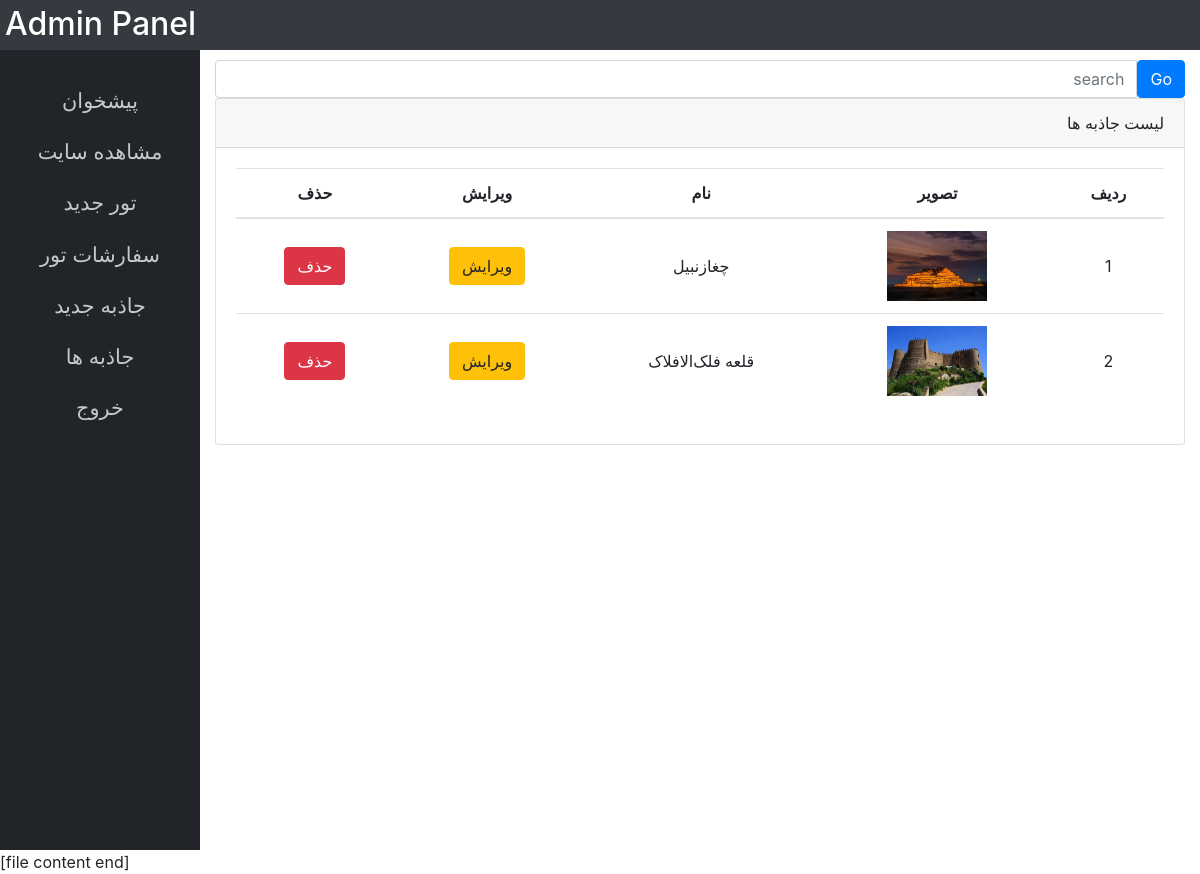
The page /panel-admin/jazebeha.php on the database as committed earlier.
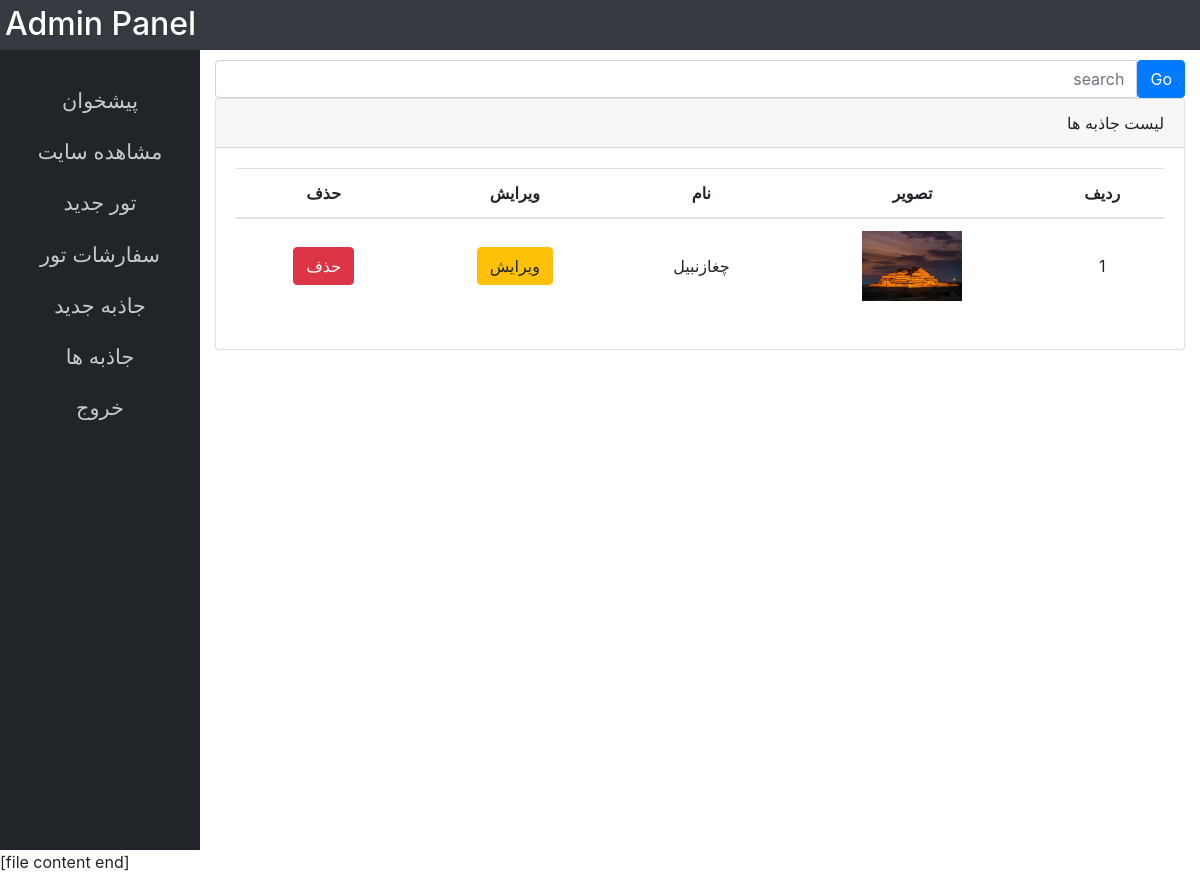
The same page on the database as committed later.
### tables this page shows
CREATE TABLE `jazebe` (
  `j_id` int(11) NOT NULL,
  `title` varchar(100) NOT NULL,
  `description` text NOT NULL,
  `image_path` varchar(255) DEFAULT NULL,
  `updated_at` datetime DEFAULT NULL
);

### panel-admin/jazebeha.php (the view, shortened to what this page needs)
<!DOCTYPE html>
<html lang="en">
<head>
    <link rel="stylesheet" href="css/bootstrap.min.css">
    <link rel="stylesheet" href="style.css">
</head>
<body>
<nav class="nav top-bar">
    <h2 class="float-left">Admin Panel</h2>
</nav>
<div class="container-fluid">
    <div class="row admin-panel">
        <div class="col-2">
            <div class="list-item">
                <a href="index.php">پیشخوان</a>
                <a href="../index.html">مشاهده سایت</a>
                <a href="add-new-tour.html">تور جدید</a>
                <a href="orders.php">سفارشات تور</a>
                <a href="add-new-jazebe.html">جاذبه جدید</a>
                <a href="jazebeha.php">جاذبه ها</a>
                <a href="../php/logout.php">خروج</a>
            </div>
        </div>
        <div class="col-10">
          <form action="jazebeha.php" method="get">
                        <div class="input-group">
                            <input type="text" placeholder="search" name="search" class="form-control" value="<?php echo isset($_GET['search']) ? htmlspecialchars($_GET['search']) : ''; ?>">
                            <button class="btn btn-primary" name="search-btn">Go</button>
                        </div>
                    </form>
                <div class="card mb-3">
                    <div class="card-header">
                        لیست جاذبه ها
                    </div>
                    <div class="card-body">
                        <div class="table-responsive">
                            <table class="table float-right" style="direction: rtl">
                                <thead>
                                <tr>
                                    <th>ردیف</th>
                                    <th>تصویر</th>
                                    <th>نام</th>
                                    <th>ویرایش</th>
                                    <th>حذف</th>
                                </tr>
                                </thead>
                                <tbody>
                                <?php
                                $servername = "localhost";
                                $username = "root";
                                $password = "";
                                $dbname = "my_tourist_db";
                                $conn = new mysqli($servername, $username, $password, $dbname);
                                $conn->set_charset("utf8");
                                $sql = "SELECT * FROM jazebe";
                                $sql .= " ORDER BY j_id DESC";
                                $result = $conn->query($sql);
                                if ($result && $result->num_rows > 0) {
                                    $counter = 1;
                                    while($row = $result->fetch_assoc()) {
                                        $id = $row['j_id'];
                                        $title = htmlspecialchars($row['title']);
                                        $image_path = $row['image_path'];
                                        $image_src = "admin-images/default.jpg";
                                        if (!empty($image_path) && file_exists("../" . $image_path)) {
                                            $image_src = "../" . $image_path;
                                        } elseif (!empty($image_path)) {
                                            $image_src = $image_path;
                                        }
                                        ?>
                                        <tr>
                                            <td><?php echo $counter; ?></td>
                                            <td><img src="<?php echo $image_src; ?>" width="100px" height="70px" onerror="this.src='admin-images/default.jpg'"></td>
                                            <td><?php echo $title; ?></td>
                                              <td>
                                                <a href="edit-jazebe.php?id=<?php echo $id; ?>" class="btn btn-warning">ویرایش</a>
                                            </td>
                                            <td>
                                                <a href="delete-jazebe.php?id=<?php echo $id; ?>" class="btn btn-danger" onclick="return confirm('آیا از حذف این جاذبه مطمئن هستید؟')">حذف</a>
                                            </td>
                                        </tr>
                                        <?php
                                        $counter++;
                                    }
                                }
                                ?>
                                </tbody>
                            </table>
                        </div>
                    </div>
                </div>
        </div>
    </div>
</div>
</body>
</html>

Rows that differ between the two databases and show on the page:
removed jazebe: image_path (picture), title "قلعه فلک‌الافلاک"
